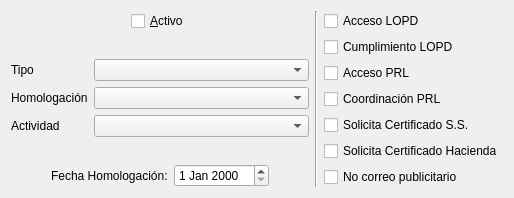
          <widget class="QWidget" name="tab_4">
           <attribute name="title">
            <string>Tipo Proveedor</string>
           </attribute>
           <layout class="QHBoxLayout" name="horizontalLayout_27">
            <item>
             <layout class="QVBoxLayout" name="verticalLayout_14">
              <item>
               <layout class="QHBoxLayout" name="horizontalLayout_26">
                <item>
                 <spacer name="horizontalSpacer_10">
                  <property name="orientation">
                   <enum>Qt::Orientation::Horizontal</enum>
                  </property>
                  <property name="sizeHint" stdset="0">
                   <size>
                    <width>40</width>
                    <height>20</height>
                   </size>
                  </property>
                 </spacer>
                </item>
                <item>
                 <widget class="QCheckBox" name="activo_checkBox">
                  <property name="text">
                   <string>&amp;Activo</string>
                  </property>
                 </widget>
                </item>
                <item>
                 <spacer name="horizontalSpacer_15">
                  <property name="orientation">
                   <enum>Qt::Orientation::Horizontal</enum>
                  </property>
                  <property name="sizeHint" stdset="0">
                   <size>
                    <width>40</width>
                    <height>20</height>
                   </size>
                  </property>
                 </spacer>
                </item>
               </layout>
              </item>
              <item>
               <layout class="QFormLayout" name="formLayout">
                <property name="formAlignment">
                 <set>Qt::AlignmentFlag::AlignLeading|Qt::AlignmentFlag::AlignLeft|Qt::AlignmentFlag::AlignVCenter</set>
                </property>
                <item row="0" column="0">
                 <widget class="QLabel" name="label_25">
                  <property name="text">
                   <string>Tipo</string>
                  </property>
                 </widget>
                </item>
                <item row="0" column="1">
                 <widget class="QComboBox" name="tipo_proveedor_comboBox">
                  <property name="sizePolicy">
                   <sizepolicy hsizetype="Expanding" vsizetype="Fixed">
                    <horstretch>0</horstretch>
                    <verstretch>0</verstretch>
                   </sizepolicy>
                  </property>
                 </widget>
                </item>
                <item row="1" column="0">
                 <widget class="QLabel" name="label_26">
                  <property name="text">
                   <string>Homologación</string>
                  </property>
                 </widget>
                </item>
                <item row="1" column="1">
                 <widget class="QComboBox" name="homologacion_comboBox">
                  <property name="sizePolicy">
                   <sizepolicy hsizetype="Expanding" vsizetype="Fixed">
                    <horstretch>0</horstretch>
                    <verstretch>0</verstretch>
                   </sizepolicy>
                  </property>
                 </widget>
                </item>
                <item row="2" column="0">
                 <widget class="QLabel" name="label_27">
                  <property name="text">
                   <string>Actividad</string>
                  </property>
                 </widget>
                </item>
                <item row="2" column="1">
                 <widget class="QComboBox" name="actividad_comboBox">
                  <property name="sizePolicy">
                   <sizepolicy hsizetype="Expanding" vsizetype="Fixed">
                    <horstretch>0</horstretch>
                    <verstretch>0</verstretch>
                   </sizepolicy>
                  </property>
                 </widget>
                </item>
               </layout>
              </item>
              <item>
               <layout class="QHBoxLayout" name="horizontalLayout_25">
                <item>
                 <spacer name="horizontalSpacer_3">
                  <property name="orientation">
                   <enum>Qt::Orientation::Horizontal</enum>
                  </property>
                  <property name="sizeHint" stdset="0">
                   <size>
                    <width>40</width>
                    <height>20</height>
                   </size>
                  </property>
                 </spacer>
                </item>
                <item>
                 <widget class="QLabel" name="label_28">
                  <property name="text">
                   <string>Fecha Homologación:</string>
                  </property>
                 </widget>
                </item>
                <item>
                 <widget class="QDateEdit" name="homologacion_dateEdit"/>
                </item>
                <item>
                 <spacer name="horizontalSpacer_4">
                  <property name="orientation">
                   <enum>Qt::Orientation::Horizontal</enum>
                  </property>
                  <property name="sizeHint" stdset="0">
                   <size>
                    <width>40</width>
                    <height>20</height>
                   </size>
                  </property>
                 </spacer>
                </item>
               </layout>
              </item>
             </layout>
            </item>
            <item>
             <widget class="Line" name="line">
              <property name="orientation">
               <enum>Qt::Orientation::Vertical</enum>
              </property>
             </widget>
            </item>
            <item>
             <layout class="QVBoxLayout" name="verticalLayout_15">
              <item>
               <widget class="QCheckBox" name="acceso_lopd_checkBox">
                <property name="text">
                 <string>Acceso LOPD</string>
                </property>
               </widget>
              </item>
              <item>
               <widget class="QCheckBox" name="cumplimiento_lopd_checkBox">
                <property name="text">
                 <string>Cumplimiento LOPD</string>
                </property>
               </widget>
              </item>
              <item>
               <widget class="QCheckBox" name="acceso_prl_checkBox">
                <property name="text">
                 <string>Acceso PRL</string>
                </property>
               </widget>
              </item>
              <item>
               <widget class="QCheckBox" name="coord_prl_checkBox">
                <property name="text">
                 <string>Coordinación PRL</string>
                </property>
               </widget>
              </item>
              <item>
               <widget class="QCheckBox" name="cert_ss_checkBox">
                <property name="text">
                 <string>Solicita Certificado S.S.</string>
                </property>
               </widget>
              </item>
              <item>
               <widget class="QCheckBox" name="cert_hda_checkBox">
                <property name="text">
                 <string>Solicita Certificado Hacienda</string>
                </property>
               </widget>
              </item>
              <item>
               <widget class="QCheckBox" name="no_correo_pub_checkBox">
                <property name="text">
                 <string>No correo publicitario</string>
                </property>
               </widget>
              </item>
             </layout>
            </item>
           </layout>
          </widget>
